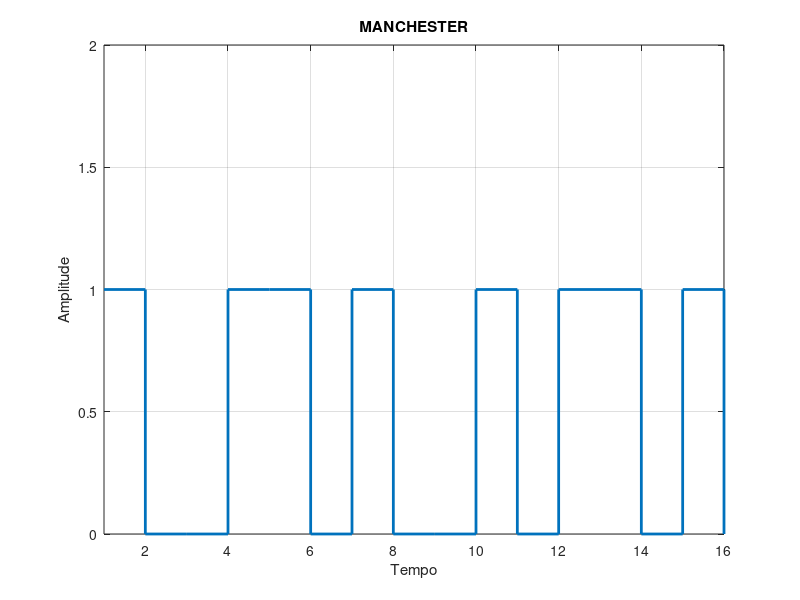

Write MATLAB code to recreate this figure.
% DECODER %

% DIGITAL DATA, DIGITAL SIGNALS

signal_vector = [0 1 0 0 1 1 0 0] % Book's example
	
function ans = NRZ_L(signal_vector)
  ans = signal_vector;
 
  ans_vector_length = length(ans);
  for(k = 1:ans_vector_length)
    ans(k) = not(ans(k));
  endfor
endfunction

function ans = BIPOLAR_AMI(signal_vector)
  ans = signal_vector;
  
  ans_vector_length = length(ans);
  was_last_number_one_positive = 0;
  
  for(k = 1:ans_vector_length)
    if (ans(k)) 
      if(was_last_number_one_positive)
        ans(k) = -1;
      end
      was_last_number_one_positive = not(was_last_number_one_positive);  
    endif
  endfor
endfunction

function ans = MANCHESTER(signal_vector)
  signal_vector_length = length(signal_vector);
  
  l = 1;  
  for(k = 1:signal_vector_length)
    if (signal_vector(k)) 
      ans(l) = 0;
      ans(l + 1) = 1;      
    else
      ans(l) = 1;
      ans(l + 1) = 0;
    endif
    l += 2;
  endfor
endfunction

function plot_ans(plot_title, x_label, y_label, plot_axis, ans)
  clf;
  stairs(ans,'LineWidth',2,'MarkerFaceColor','c')
  title(plot_title)
  xlabel(x_label)
  ylabel(y_label)
  axis(plot_axis) % Parameters: ([x_lo x_hi y_lo y_hi])
  grid
endfunction

ans = NRZ_L(signal_vector)
plot_ans("NRZ-L", "Tempo", "Amplitude", [1 9 0 2], ans)

ans = BIPOLAR_AMI(signal_vector)
plot_ans("BIPOLAR AMI", "Tempo", "Amplitude", [1 9 -2 2], ans)

ans = MANCHESTER(signal_vector)
plot_ans("MANCHESTER", "Tempo", "Amplitude", [1 16 0 2], ans)